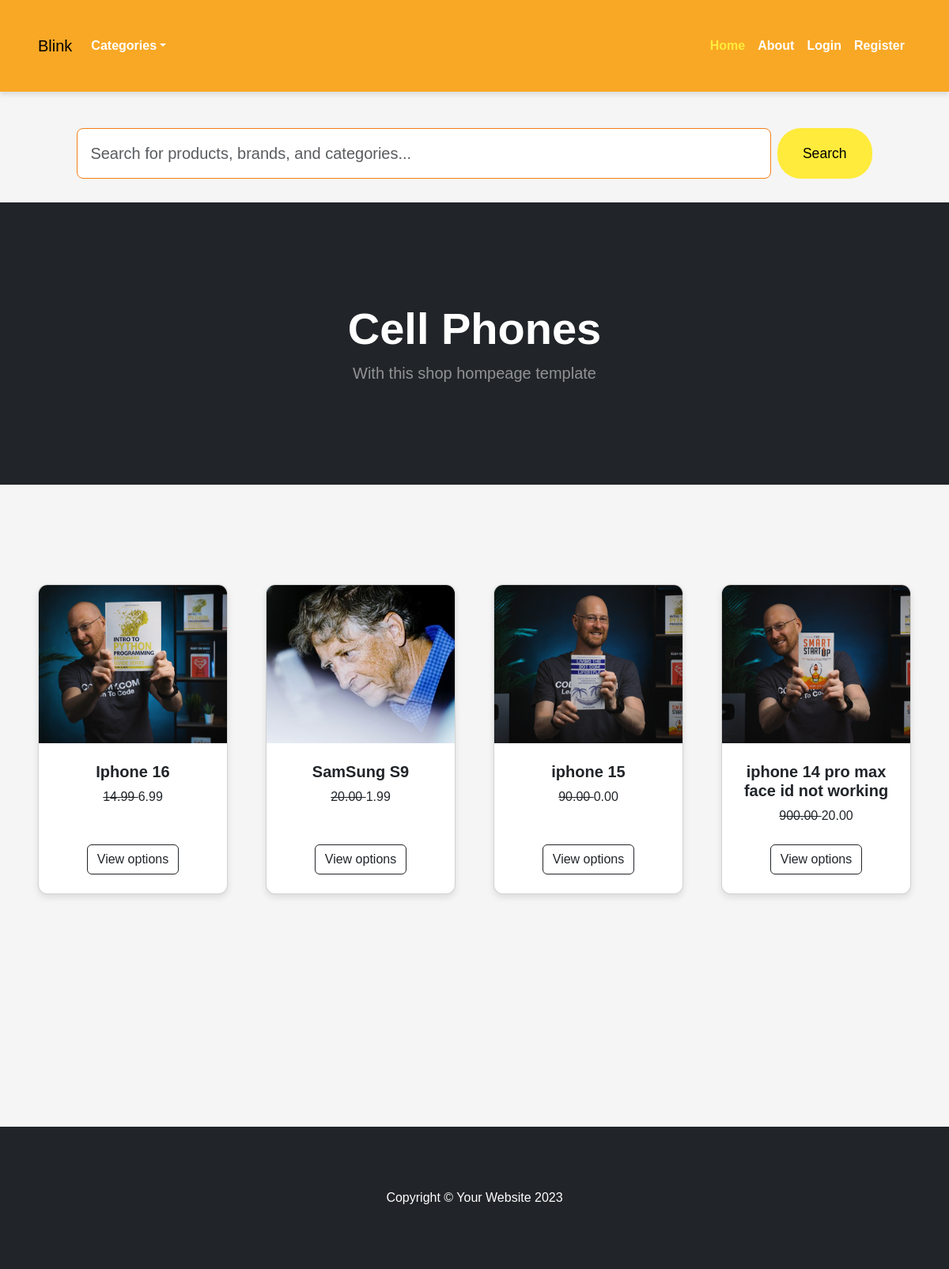
Page /category/Cell Phones on the committed database.
### core/models.py (models this page shows, shortened)
class Category(models.Model): # categoty iof products
    name = models.CharField(max_length=50)
    def __str__(self):
        return self.name

class Product(models.Model):
    name = models.CharField(max_length=200)
    category = models.ForeignKey(Category, on_delete=models.CASCADE)
    images = models.ImageField(upload_to='uploads/product/')
    price = models.DecimalField(default=0, max_digits=6, decimal_places=2)
    discription = models.CharField(max_length=250)
    created_at = models.DateField(default=datetime.datetime.today)
    is_price = models.BooleanField(default=False)
    sale_price = models.DecimalField(default=0, max_digits=6, decimal_places= 2)

### core/views.py (the view)
# urls.py: path('category/<str:foo>', views.category, name='category'),
def category(request, foo):
    foo = foo.replace('-', ' ')
    try:
        category = Category.objects.get(name__iexact=foo)  # Case-insensitive match
        products = Product.objects.filter(category=category)
        return render(request, 'core/category.html', {'products': products, 'category': category})
    except Category.DoesNotExist:
        messages.error(request, "That Category Doesn't Exist.")
        return redirect('home')

### core/templates/core/category.html (shortened to what this page needs)
{% extends 'core/base.html' %}
{%  block content %}
<!DOCTYPE html>
<html>
    <head></head>
    <body>
        <header class="bg-dark py-5">
            <div class="container px-4 px-lg-5 my-5">
                <div class="text-center text-white">
                    <h1 class="display-4 fw-bolder">{{category}}</h1>
                    <p class="lead fw-normal text-white-50 mb-0">With this shop hompeage template</p>
                </div>
            </div>
        </header>
        <section class="py-5">
            <div class="container px-4 px-lg-5 mt-5">
                <div class="row gx-4 gx-lg-5 row-cols-2 row-cols-md-3 row-cols-xl-4 justify-content-center">
                    {% for product in products %}
                    <div class="col mb-5">
                        <div class="card h-100">
                            <img class="card-img-top" src="{{product.images.url}}" alt="..." />
                            <div class="card-body p-4">
                                <div class="text-center">
                                    <h5 class="fw-bolder">{{product.name}}</h5>
                                    <strike>
                                        {{product.price}}
                                    </strike>
                                    {{product.sale_price}}
                                </div>
                            </div>
                            <div class="card-footer p-4 pt-0 border-top-0 bg-transparent">
                                <div class="text-center"><a class="btn btn-outline-dark mt-auto" href="{% url 'product' product.id %}">View options</a></div>
                            </div>
                        </div>
                    </div>
                    {% endfor %}
                </div>
            </div>
        </section>
    </body>
    {% endblock %}

### core/templates/core/navbar.html (style rules this page uses)
body { background-color: #f5f5f5; font-family: 'Arial', sans-serif; color: #333; }
.container { max-width: 1200px; margin: auto; padding: 30px 15px; }
.card { border-radius: 12px; overflow: hidden; transition: transform 0.3s ease-in-out; box-shadow: 0 4px 8px rgba(0, 0, 0, 0.1); }
.card-img-top { object-fit: cover; height: 200px; }
.card-body { background-color: #fff; padding: 1.5rem; }

### rows in the picture
Category: name "Cell Phones"
Product: images (picture), name "Iphone 16", price "14.99", sale_price "6.99"
Product: images (picture), name "SamSung S9", price "20.00", sale_price "1.99"
Product: images (picture), name "iphone 15", price "90.00", sale_price "0.00"
Product: images (picture), name "iphone 14 pro max face id not working", price "900.00", sale_price "20.00"
